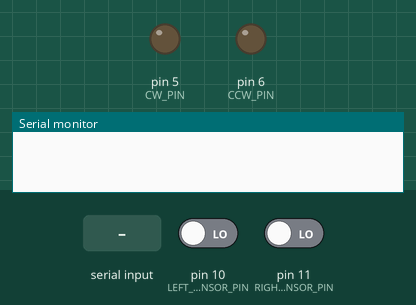
Simulated run of this sketch. Board: Arduino Uno, built with avr-gcc and run on an emulated ATmega328P. Parts: output pins drawn as LEDs (lit = HIGH), the last lines printed to the serial monitor. The test bench sets the inputs (shaded band); at power-on: pin 10 (LEFT_SENSOR_PIN) LOW, pin 11 (RIGHT_SENSOR_PIN) LOW.

Above: at 1.2 s.
1.3 s: "C" received over Serial
At 1.46 s:
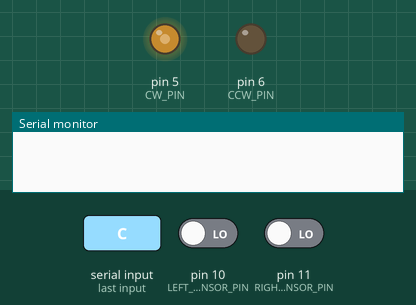
3.1 s: "D" received over Serial
At 3.26 s:
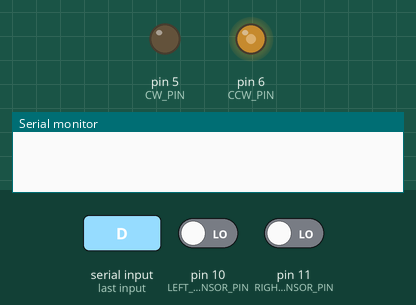
4.9 s: "R" received over Serial
At 5.6 s:
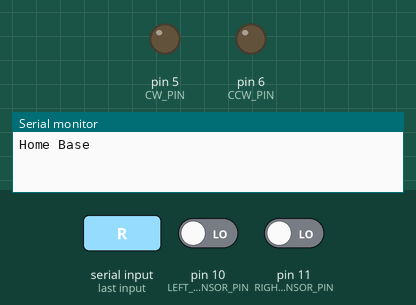
Timing chart, 0 to 7.9 s (numbered marks = the images above; inputs shaded):
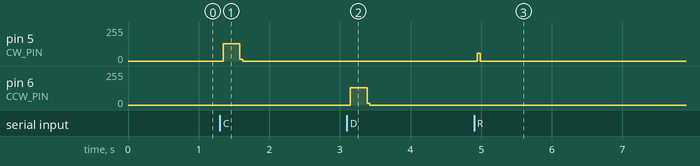

The sketch:

moresteps.ino
```cpp
const int CW_PIN = 5;       // Stepper motor CW+ pin
const int CCW_PIN = 6;      // Stepper motor CCW+ pin
const int RIGHT_SENSOR_PIN = 11;  // Right photo sensor pin
const int LEFT_SENSOR_PIN = 10;   // Left photo sensor pin

int stepDelay = 1000;       // Delay between steps in microseconds
int angleDegrees = 0;       // Variable to store the angle in degrees
bool cw_ccwFlag = false;    // Flag for CW/CCW movement
bool moving = false;        // Flag to indicate if the motor is currently moving
bool homeBase = false;      // Flag to indicate if motor is at home base

void setup() {
  pinMode(CW_PIN, OUTPUT);
  pinMode(CCW_PIN, OUTPUT);
  pinMode(RIGHT_SENSOR_PIN, INPUT);
  pinMode(LEFT_SENSOR_PIN, INPUT);
  Serial.begin(9600);
}

void loop() {
  char command = ' ';  // Initialize command

  if (Serial.available()) {
    command = Serial.read();  // Read the serial command
    executeCommand(command);
  }
}

void executeCommand(char cmd) {
  if (cmd == 'C') {
    rotateClockwise();
  } else if (cmd == 'D') {
    rotateCounterClockwise();
  } else if (cmd == 'R') {
    rotateToHomeBase();
  } else if (cmd == 'S') {
    stopMotor();
  } else if (cmd == 'I') {
    getInfo();
  }
}

void rotateClockwise() {
  angleDegrees = 90;
  if (digitalRead(RIGHT_SENSOR_PIN) == LOW) {
    rotateMotor(CW_PIN);
  } else {
    rotateMotor(CW_PIN, true);
    Serial.println("CW Interrupted");
  }
}

void rotateCounterClockwise() {
  angleDegrees = 90;
  if (digitalRead(LEFT_SENSOR_PIN) == LOW) {
    rotateMotor(CCW_PIN);
  } else {
    rotateMotor(CCW_PIN, true);
    Serial.println("CCW Interrupted");
  }
}

void rotateToHomeBase() {
  while (digitalRead(RIGHT_SENSOR_PIN) == HIGH) {
    rotateMotor(CW_PIN);
  }
  rotateMotor(CW_PIN, true);
  while (digitalRead(LEFT_SENSOR_PIN) == HIGH) {
    rotateMotor(CCW_PIN);
  }
  homeBase = true;
  Serial.println("Home Base");
}

void rotateMotor(int pin, bool interrupted = false) {
  int steps = angleDegrees / 0.72;
  if (interrupted) {
    steps = 8 / 0.72; // 8 degrees rotation
  }

  for (int i = 0; i < steps; i++) {
    digitalWrite(pin, HIGH);
    delayMicroseconds(stepDelay);
    digitalWrite(pin, LOW);
    delayMicroseconds(stepDelay);
  }
}

void stopMotor() {
  digitalWrite(CW_PIN, LOW);
  digitalWrite(CCW_PIN, LOW);
  moving = false;
  Serial.println("Motor Stopped");
}

void getInfo() {
  if (moving) {
    Serial.println("Rotating");
  } else {
    if (homeBase) {
      Serial.println("Stopped: Home Base");
    } else {
      Serial.println("Stopped: Not Home Base");
    }
  }
}
```

Measured:
- after the input at 1.3 s, pin 5 (CW_PIN): 0/255 → 128/255 after 0.05 s, → 0/255 0.24 s later
- after the input at 3.1 s, pin 6 (CCW_PIN): 0/255 → 128/255 after 0.05 s, → 0/255 0.24 s later
- after the input at 4.9 s, pin 5 (CW_PIN): 0/255 → 58/255 after 0.05 s, → 0/255 0.04 s later
